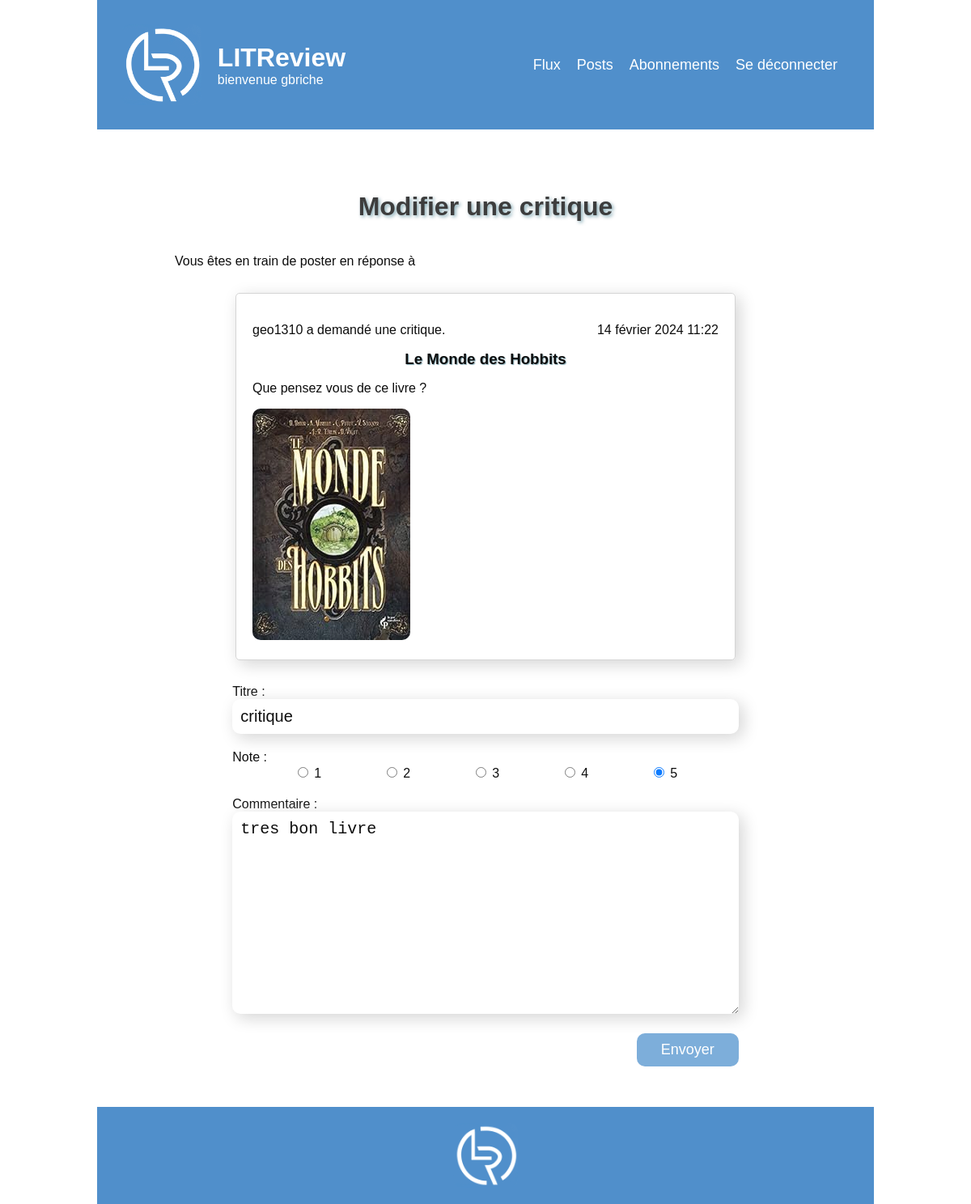
The app's page /review/3/edit (signed in) with its own data.
### authentication/models.py (models this page shows)
class CustomUser(AbstractUser):
    pass

### bookreview/models.py (models this page shows, shortened)
class Ticket(models.Model):
    title = models.CharField(max_length=128, verbose_name="Titre")
    description = models.TextField(max_length=2048, blank=True)
    user = models.ForeignKey(to=settings.AUTH_USER_MODEL, on_delete=models.CASCADE)
    image = models.ImageField(verbose_name="Image")
    time_created = models.DateTimeField(auto_now_add=True)

class Review(models.Model):
    ticket = models.ForeignKey(to=Ticket, on_delete=models.CASCADE)
    rating = models.PositiveSmallIntegerField(
        validators=[MinValueValidator(0), MaxValueValidator(5)], verbose_name="Note"
    )
    headline = models.CharField(max_length=128, verbose_name="Titre")
    body = models.TextField(max_length=8192, blank=True, verbose_name="Commentaire")
    user = models.ForeignKey(to=settings.AUTH_USER_MODEL, on_delete=models.CASCADE)
    time_created = models.DateTimeField(auto_now_add=True)

### bookreview/views.py (the view, shortened to what this page needs)
# urls.py: path('review/<int:review_id>/edit', bookreview.views.edit_review, name='edit_review'),
@login_required
def edit_review(request, review_id):
    review = get_object_or_404(Review, id=review_id)
    edit_form = ReviewForm(instance=review)
    ticket = review.ticket
    context = {
        "edit_form": edit_form,
        "ticket": ticket,
    }
    return render(request, "bookreview/edit_review.html", context=context)

### bookreview/forms.py
class ReviewForm(forms.ModelForm):
    class Meta:
        model = Review
        fields = ['headline', 'rating', 'body']
        widgets = {
            'rating': forms.RadioSelect(choices=[(1, '1'), (2, '2'), (3, '3'), (4, '4'), (5, '5')]),
        }

### bookreview/templates/bookreview/edit_review.html (shortened to what this page needs)
{% extends 'base.html' %}
{% block content %}
<div class="review-page base-page">
    <h2>Modifier une critique</h2>
    <div class="review-texte">Vous êtes en train de poster en réponse à</div>
    <div class="ticket-display">
        <div class="ticket-display-title">
            <p>{{ ticket.user }} a demandé une critique.</p>
            <p>{{ ticket.time_created}}</p>
        </div>
        <h3>{{ ticket.title }}</h3>
        <p>{{ ticket.description }}</p>
        <img src="{{ ticket.image.url }}" alt="{{ ticket.title }}" class="ticket-img">
        <br>
    </div>
    <form method="post" class="review-form">
    {% for field in edit_form.visible_fields %}
            <div class="form-field-ticket">
                {{ field.label_tag }}
                {{ field }}
            </div>
        {% endfor %}
        <div class="button-submit-right">
            <button type="submit" class="submit-button review-button">Envoyer</button>
        </div>
    </form>
</div>
{% endblock content %}

### templates/base.html (shortened to what this page needs)
{% load static %}
<!DOCTYPE html>
<html lang="fr">
<head>
    <link rel="stylesheet" href="{% static 'css/style.css' %}">
</head>
<body>
    <header class="header">
        <div class="titre-header">
            <img src="{% static 'logos/lt_logo_white.png' %}" alt="logo header litrevu" class="logo-header-litrevu">
        <div>
            <h1>LITReview</h1>
            {% if user.is_authenticated %}
            <span>bienvenue {{ request.user }}</span>
            {% endif %}
        </div>
        </div>
        {% if user.is_authenticated %}
            <div class="nav">
                <ul>
                    <li>
                        <a href="{% url 'flux' %}">
                            Flux
                        </a>
                    </li>
                    <li>
                        <a href="{% url 'posts' %}">
                            Posts
                        </a>
                    </li>
                    <li>
                        <a href="{% url 'follows' %}">
                            Abonnements
                        </a>
                    </li>
                    <li>
                        <form action="{% url 'logout' %}" method="post" class="logout-form">
                            <button type="submit" class="logout-button">
                                Se déconnecter
                            </button>
                        </form>
                    </li>
                </ul>
            </div>
        {% endif %}
    </header>
    <div class="main">
        {% block content %}{% endblock content %}
    </div>
    <footer class="footer">
        <img class="logo-footer" src="{% static 'logos/lt_logo_white.png' %}" alt="logo footer litreview">
    </footer>
</body>
</html>

### static/css/style.css (style rules this page uses)
html, body { margin: 0; padding: 0; }
html { background-image: url(../images/man_made-book-library-841345.jpeg); background-attachment: fixed; background-repeat: no-repeat; background-size: cover; display: flex; justify-content: center; }
body { width: 80%; opacity: 0.95; font-family: Verdana, sans-serif; font-size: 100%; }
.main { padding: 50px 0; display: flex; flex-direction: column; justify-content: space-around; align-items: center; background-color: white; }
.button-submit-right { width: 100%; text-align: right; }
.base-page { width: 100%; }
.base-page h2 { color: #333; font-size: 32px; font-weight: bold; margin-bottom: 20px; text-shadow: 2px 2px 4px rgba(4, 81, 104, 0.5); }
.base-page h3 { text-align: center; text-shadow: 1px 1px 1px rgba(4, 81, 104, 0.5); }
img { max-width: 200px; border-radius: 10px; }
.header { background-color: #478ac9; color: white; height: 100px; padding: 30px; display: flex; justify-content: space-between; align-items: center; }
.titre-header { display: flex; align-items: center; }
.titre-header h1 { margin: 0; }
.nav ul { display: flex; list-style: none; align-items: center; }
.nav a, .logout-button { text-decoration: none; background: none; border: none; color: white; padding: 5px 5px; margin-right: 10px; font-size: 18px; font-weight: 500; }
.logout-form { margin: 0; }
.header img { height: 100px; margin-right: 20px; }
.form-field, .form-field-ticket { margin-bottom: 20px; }
label { font-weight: 500; }
input[type="text"], input[type="password"], select { width: 80%; padding: 10px; font-size: 20px; border-radius: 10px; box-shadow: 1px 1px 5px lightgrey; border: 1px solid lightgrey; }
.submit-button { padding: 10px 30px; background-color: #77aad9; color: white; font-size: 18px; border: none; border-radius: 10px; }
.ticket-page, .review-page, .posts-page { display: flex; flex-direction: column; justify-content: center; align-items: center; }
.form-field-ticket input[type="text"], .form-field-ticket input[type="file"], .form-field-ticket input[type="password"], .form-field-ticket textarea { width: 100%; padding: 10px; box-sizing: border-box; border-radius: 10px; box-shadow: 5px 5px 20px lightgrey; border-width: 0; }
.form-field-ticket textarea { font-size: 20px; }
.ticket-img { margin: 30px 0; }
.ticket-display { width: 60%; border: 1px solid lightgrey; border-radius: 5px; box-shadow: 5px 5px 20px lightgray; padding: 20px; margin: 30px 0; }
.ticket-display-title { display: flex; justify-content: space-between; margin: 0; }
.review-page h3, .review-page img { margin: 0; }
.review-texte { width: 80%; margin-top: 20px; }
#id_rating { display: flex; flex-direction: row; justify-content: space-evenly; }
.footer { margin: 0; display: flex; align-items: center; justify-content: center; height: 100px; background-color: #478ac9; color: #fff; padding: 10px 0; }
.logo-footer { height: 80px; }

### records on screen
CustomUser: user "gbriche"
Ticket: user "geo1310", time_created "14 février 2024 11:22", title "Le Monde des Hobbits", description "Que pensez vous de ce livre ?", image (picture)
Review: visible_fields "critique" "☐ 1 ☐ 2 ☐ 3 ☐ 4 ☑ 5" "tres bon livre"

### other values on screen
{{ field.label_tag }} "Titre :" "Note :" "Commentaire :"
